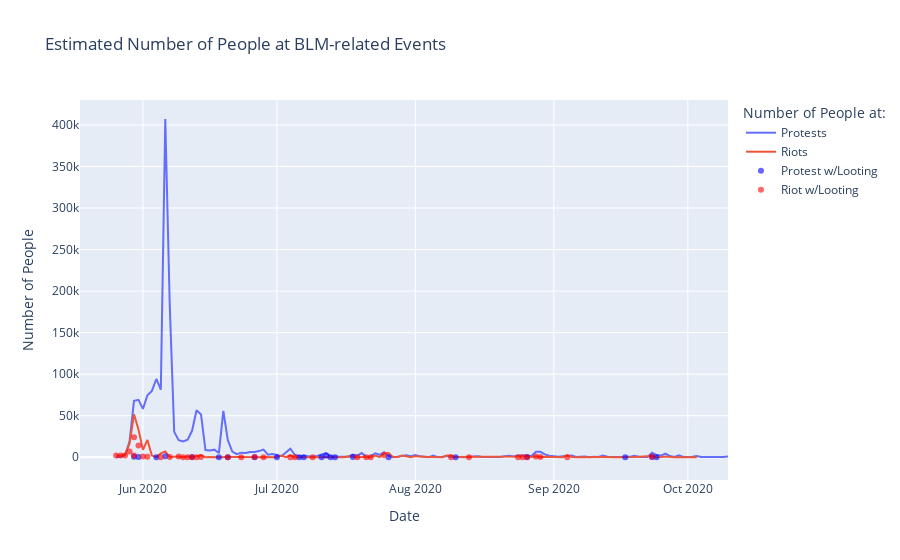

Notebook cell for this chart:
### Code cell
fig = px.line(df_blm_grp_ppl[df_blm_grp_ppl['EVENT_TYPE'].isin(['Riots', 'Protests'])].sort_values(by=['Date', 'EVENT_TYPE']),
       x='Date',
       y='Number of People',
       color='EVENT_TYPE',
#              text='Number of People',
#        color_discrete_map={
#            "Riots": "red",
#            "Protests": "blue"},
#        opacity=.75,
#        log_y=True,
       title = 'Estimated Number of People at BLM-related Events'
          )

fig.add_trace(go.Scatter(x=df_blm_grp_ppl2['Date'][(df_blm_grp_ppl2['EVENT_TYPE'] == 'Protests') & (df_blm_grp_ppl2['Looting'] == 'Looting')],
                         y=df_blm_grp_ppl2['Number of People'][(df_blm_grp_ppl2['EVENT_TYPE'] == 'Protests') & (df_blm_grp_ppl2['Looting'] == 'Looting')],
                         mode='markers',
                         name='Protest w/Looting',
                         marker = dict(
                             color='blue', opacity=.6
                         )
                        )
             )

fig.add_trace(go.Scatter(x=df_blm_grp_ppl2['Date'][(df_blm_grp_ppl2['EVENT_TYPE'] == 'Riots') & (df_blm_grp_ppl2['Looting'] == 'Looting')],
                         y=df_blm_grp_ppl2['Number of People'][(df_blm_grp_ppl2['EVENT_TYPE'] == 'Riots') & (df_blm_grp_ppl2['Looting'] == 'Looting')],
                         mode='markers',
                         name='Riot w/Looting',
                         marker = dict(
                             color='red', opacity=.6
                         )
                        )
             )

fig.update_layout(
#     legend=dict(
#         orientation="h"
#     ),
    legend_title_text='Number of People at:'
)

fig.show()

### Figure 1 — Plotly figure (JSON) as saved in the notebook; plotly's stock layout.template omitted (floating-point values rounded to 4 significant figures; data arrays with more than 128 entries replaced by an {"elided": "..."} marker saying what was removed)
{"data": [{"hoverlabel": {"namelength": 0}, "hovertemplate": "EVENT_TYPE=Protests<br>Date=%{x}<br>Number of People=%{y}", "legendgroup": "Protests", "line": {"color": "#636efa", "dash": "solid"}, "mode": "lines", "name": "Protests", "showlegend": true, "type": "scatter", "x": {"elided": "138 str values"}, "xaxis": "x", "y": {"elided": "138 int values"}, "yaxis": "y"}, {"hoverlabel": {"namelength": 0}, "hovertemplate": "EVENT_TYPE=Riots<br>Date=%{x}<br>Number of People=%{y}", "legendgroup": "Riots", "line": {"color": "#EF553B", "dash": "solid"}, "mode": "lines", "name": "Riots", "showlegend": true, "type": "scatter", "x": ["2020-05-26T00:00:00", "2020-05-27T00:00:00", "2020-05-28T00:00:00", "2020-05-29T00:00:00", "2020-05-30T00:00:00", "2020-05-31T00:00:00", "2020-06-01T00:00:00", "2020-06-02T00:00:00", "2020-06-03T00:00:00", "2020-06-04T00:00:00", "2020-06-05T00:00:00", "2020-06-06T00:00:00", "2020-06-07T00:00:00", "2020-06-09T00:00:00", "2020-06-10T00:00:00", "2020-06-11T00:00:00", "2020-06-12T00:00:00", "2020-06-13T00:00:00", "2020-06-14T00:00:00", "2020-06-15T00:00:00", "2020-06-16T00:00:00", "2020-06-18T00:00:00", "2020-06-19T00:00:00", "2020-06-20T00:00:00", "2020-06-21T00:00:00", "2020-06-22T00:00:00", "2020-06-23T00:00:00", "2020-06-25T00:00:00", "2020-06-26T00:00:00", "2020-06-27T00:00:00", "2020-06-28T00:00:00", "2020-06-29T00:00:00", "2020-06-30T00:00:00", "2020-07-01T00:00:00", "2020-07-02T00:00:00", "2020-07-03T00:00:00", "2020-07-04T00:00:00", "2020-07-05T00:00:00", "2020-07-07T00:00:00", "2020-07-09T00:00:00", "2020-07-10T00:00:00", "2020-07-11T00:00:00", "2020-07-12T00:00:00", "2020-07-13T00:00:00", "2020-07-14T00:00:00", "2020-07-15T00:00:00", "2020-07-16T00:00:00", "2020-07-17T00:00:00", "2020-07-18T00:00:00", "2020-07-19T00:00:00", "2020-07-21T00:00:00", "2020-07-22T00:00:00", "2020-07-23T00:00:00", "2020-07-24T00:00:00", "2020-07-25T00:00:00", "2020-07-26T00:00:00", "2020-07-27T00:00:00", "2020-07-28T00:00:00", "2020-07-29T00:00:00", "2020-07-31T00:00:00", "2020-08-01T00:00:00", "2020-08-03T00:00:00", "2020-08-04T00:00:00", "2020-08-05T00:00:00", "2020-08-06T00:00:00", "2020-08-07T00:00:00", "2020-08-08T00:00:00", "2020-08-09T00:00:00", "2020-08-10T00:00:00", "2020-08-12T00:00:00", "2020-08-13T00:00:00", "2020-08-14T00:00:00", "2020-08-15T00:00:00", "2020-08-16T00:00:00", "2020-08-17T00:00:00", "2020-08-19T00:00:00", "2020-08-20T00:00:00", "2020-08-21T00:00:00", "2020-08-22T00:00:00", "2020-08-23T00:00:00", "2020-08-24T00:00:00", "2020-08-25T00:00:00", "2020-08-26T00:00:00", "2020-08-27T00:00:00", "2020-08-28T00:00:00", "2020-08-29T00:00:00", "2020-08-30T00:00:00", "2020-09-03T00:00:00", "2020-09-04T00:00:00", "2020-09-05T00:00:00", "2020-09-06T00:00:00", "2020-09-07T00:00:00", "2020-09-12T00:00:00", "2020-09-15T00:00:00", "2020-09-19T00:00:00", "2020-09-23T00:00:00", "2020-09-24T00:00:00", "2020-09-25T00:00:00", "2020-09-26T00:00:00", "2020-09-28T00:00:00", "2020-10-03T00:00:00"], "xaxis": "x", "y": [2010, 2200, 3388, 16288, 51788, 33516, 8857, 20806, 2010, 210, 4610, 7080, 310, 1000, 60, 1030, 34, 1064, 2310, 60, 400, 66, 454, 330, 460, 350, 130, 25, 210, 40, 330, 20, 155, 27, 2010, 200, 2250, 160, 11, 10, 20, 10, 550, 10, 25, 286, 100, 1150, 210, 30, 310, 260, 2000, 130, 4760, 5000, 350, 210, 2000, 10, 1330, 250, 200, 200, 10, 20, 2072, 2200, 200, 310, 41, 460, 310, 270, 10, 200, 200, 210, 200, 210, 976, 1360, 1010, 210, 1220, 375, 510, 34, 2250, 260, 70, 175, 200, 10, 200, 1535, 110, 350, 884, 75, 100], "yaxis": "y"}, {"marker": {"color": "blue", "opacity": 0.6}, "mode": "markers", "name": "Protest w/Looting", "type": "scatter", "x": ["2020-05-30T00:00:00", "2020-05-31T00:00:00", "2020-06-04T00:00:00", "2020-06-06T00:00:00", "2020-06-12T00:00:00", "2020-06-18T00:00:00", "2020-06-20T00:00:00", "2020-06-26T00:00:00", "2020-07-01T00:00:00", "2020-07-06T00:00:00", "2020-07-07T00:00:00", "2020-07-11T00:00:00", "2020-07-12T00:00:00", "2020-07-13T00:00:00", "2020-07-14T00:00:00", "2020-07-18T00:00:00", "2020-07-26T00:00:00", "2020-08-10T00:00:00", "2020-08-26T00:00:00", "2020-09-17T00:00:00", "2020-09-23T00:00:00", "2020-09-24T00:00:00"], "y": [600, 220, 10, 1200, 200, 10, 100, 10, 10, 10, 24, 10, 2000, 10, 20, 400, 10, 100, 200, 10, 200, 60]}, {"marker": {"color": "red", "opacity": 0.6}, "mode": "markers", "name": "Riot w/Looting", "type": "scatter", "x": ["2020-05-26T00:00:00", "2020-05-27T00:00:00", "2020-05-28T00:00:00", "2020-05-29T00:00:00", "2020-05-30T00:00:00", "2020-05-30T00:00:00", "2020-05-31T00:00:00", "2020-06-01T00:00:00", "2020-06-02T00:00:00", "2020-06-05T00:00:00", "2020-06-07T00:00:00", "2020-06-09T00:00:00", "2020-06-10T00:00:00", "2020-06-11T00:00:00", "2020-06-12T00:00:00", "2020-06-13T00:00:00", "2020-06-14T00:00:00", "2020-06-20T00:00:00", "2020-06-23T00:00:00", "2020-06-26T00:00:00", "2020-06-28T00:00:00", "2020-07-04T00:00:00", "2020-07-05T00:00:00", "2020-07-09T00:00:00", "2020-07-19T00:00:00", "2020-07-21T00:00:00", "2020-07-22T00:00:00", "2020-07-25T00:00:00", "2020-08-09T00:00:00", "2020-08-13T00:00:00", "2020-08-24T00:00:00", "2020-08-25T00:00:00", "2020-08-26T00:00:00", "2020-08-28T00:00:00", "2020-08-29T00:00:00", "2020-09-04T00:00:00", "2020-09-23T00:00:00"], "y": [2010, 2200, 2230, 7073, 2000, 24061, 14136, 806, 530, 100, 200, 1000, 10, 10, 10, 20, 300, 110, 10, 200, 10, 30, 10, 10, 10, 10, 150, 2320, 100, 41, 10, 60, 100, 1000, 200, 150, 475]}], "layout": {"legend": {"title": {"text": "Number of People at:"}, "tracegroupgap": 0}, "title": {"text": "Estimated Number of People at BLM-related Events"}, "xaxis": {"anchor": "y", "domain": [0, 1], "title": {"text": "Date"}}, "yaxis": {"anchor": "x", "domain": [0, 1], "title": {"text": "Number of People"}}}}
